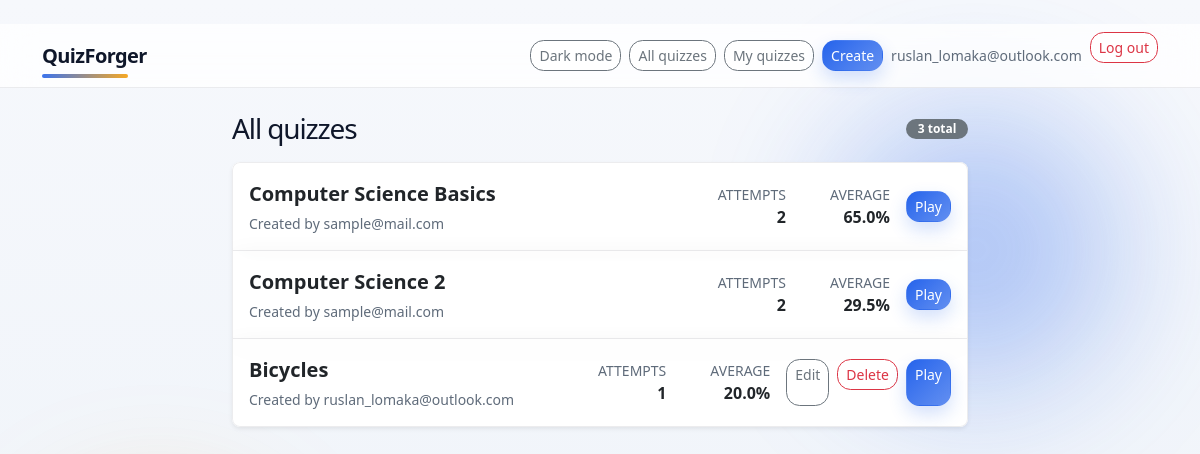
Page /quizzes (signed in) on the committed database.
### quizforger/models.py (models this page shows, shortened)
class Quiz(models.Model):
    id = models.CharField(primary_key=True, max_length=32)
    title = models.CharField(max_length=255)
    content = models.JSONField(default=dict)
    owner = models.ForeignKey(
        settings.AUTH_USER_MODEL,
        null=True,
        blank=True,
        on_delete=models.SET_NULL,
        related_name="owned_quizzes",
    )
    created_at = models.DateTimeField()
    updated_at = models.DateTimeField()
    class Meta:
        ordering = ["-created_at", "id"]

### quizforger/views.py (the view)
# urls.py: path("quizzes", views.quizzes_list, name="quizzes_list"),
def quizzes_list(request):
    quizzes = _quiz_cards_for_request(request, _quiz_list_queryset())
    return render(
        request,
        "quizforger/list.html",
        {
            "quizzes": quizzes,
            "page_title": "All quizzes",
            "active_list": "all",
        },
    )

### quizforger/views.py (called while the page is built)
def _quiz_list_queryset():
    return Quiz.objects.select_related("owner").annotate(
        attempt_count=Count("attempts"),
        average_percent=Avg(
            ExpressionWrapper(F("attempts__score") * 100.0 / F("attempts__total"), output_field=FloatField())
        ),
    )

def _can_edit_quiz(request, quiz: Quiz) -> bool:
    return request.user.is_authenticated and (
        request.user.is_staff or quiz.owner_id == request.user.id
    )

def _quiz_cards_for_request(request, queryset):
    quizzes = list(queryset)
    for quiz in quizzes:
        quiz.can_edit = _can_edit_quiz(request, quiz)
    return quizzes

### quizforger/templates/quizforger/list.html (shortened to what this page needs)
﻿{% extends "quizforger/base.html" %}
{% block content %}
<div class="row justify-content-center">
  <div class="col-lg-9 col-xl-8">
    <div class="d-flex justify-content-between align-items-center mb-3">
      <h1 class="h3 mb-0">{{ page_title }}</h1>
      <span class="badge text-bg-secondary">{{ quizzes|length }} total</span>
    </div>
    {% if quizzes %}
      <div class="list-group shadow-sm rounded-3 overflow-hidden">
        {% for quiz in quizzes %}
          <div class="list-group-item py-3 px-3">
            <div class="d-flex flex-wrap justify-content-between align-items-center gap-3">
              <div class="flex-grow-1">
                <div class="fw-semibold fs-5">{{ quiz.title }}</div>
                <div class="text-muted small mt-1">
                  Created by
                  {% if quiz.owner %}
                    {{ quiz.owner.username }}
                  {% else %}
                    guest
                  {% endif %}
                </div>
              </div>
              <div class="d-flex flex-wrap align-items-center gap-3">
                <div class="text-end">
                  <div class="text-muted small text-uppercase">Attempts</div>
                  <div class="fw-semibold">{{ quiz.attempt_count|default:0 }}</div>
                </div>
                <div class="text-end quiz-stat-min">
                  <div class="text-muted small text-uppercase">Average</div>
                  <div class="fw-semibold">
                    {% if quiz.average_percent is not None %}
                      {{ quiz.average_percent|floatformat:1 }}%
                    {% else %}
                      -
                    {% endif %}
                  </div>
                </div>
                <div class="d-flex gap-2">
                  {% if quiz.can_edit %}
                    <a class="btn btn-outline-secondary btn-sm" href="{% url 'quiz_edit' quiz.id %}">Edit</a>
                    <form method="post" action="{% url 'quiz_delete' quiz.id %}" class="d-inline" onsubmit="return confirm('Delete this quiz? This cannot be undone.');">
                      <button class="btn btn-outline-danger btn-sm" type="submit">Delete</button>
                    </form>
                  {% endif %}
                  <a class="btn btn-primary btn-sm" href="{% url 'quiz_page' quiz.id %}">Play</a>
                </div>
              </div>
            </div>
          </div>
        {% endfor %}
      </div>
    {% else %}
      <div class="alert alert-warning mb-0">
        No quizzes found here yet.
      </div>
    {% endif %}
  </div>
</div>
{% endblock %}

### quizforger/templates/quizforger/base.html (shortened to what this page needs)
<!doctype html>
<html lang="en" data-bs-theme="light">
<head>
    {% load static %}
    <link
            href="https://cdn.jsdelivr.net/npm/bootstrap@5.3.3/dist/css/bootstrap.min.css"
            rel="stylesheet"
    />
    <link href="{% static 'quizforger/app.css' %}?v=20260424-1" rel="stylesheet"/>
</head>
<body>
<nav class="navbar navbar-expand-lg app-navbar">
    <div class="container">
        <a class="navbar-brand fw-semibold" href="{% url 'quizzes_list' %}">QuizForger</a>
        <div class="ms-auto d-flex gap-2">
            <button class="btn btn-outline-secondary btn-sm" type="button" id="themeToggleBtn">Dark mode</button>
            <a class="btn btn-outline-secondary btn-sm" href="{% url 'quizzes_list' %}">All quizzes</a>
            {% if request.user.is_authenticated %}
                <a class="btn btn-outline-secondary btn-sm" href="{% url 'my_quizzes' %}">My quizzes</a>
            {% endif %}
            <a class="btn btn-primary btn-sm" href="{% url 'quiz_new' %}">Create</a>
            {% if request.user.is_authenticated %}
                <span class="navbar-text small text-muted align-self-center">{{ request.user.email }}</span>
                <form method="post" action="{% url 'logout' %}" class="d-inline">
                    <button class="btn btn-outline-danger btn-sm" type="submit">Log out</button>
                </form>
            {% else %}
                <a class="btn btn-outline-secondary btn-sm" href="{% url 'login' %}">Log in</a>
                <a class="btn btn-outline-dark btn-sm" href="{% url 'signup' %}">Sign up</a>
            {% endif %}
        </div>
    </div>
</nav>
<main class="container my-4">
    {% block content %}{% endblock %}
</main>
</body>
</html>

### quizforger/static/quizforger/app.css (style rules this page uses)
:root { --app-bg: linear-gradient(180deg, #f6f8fc 0%, #eef3f9 100%); --app-surface: rgba(255, 255, 255, 0.9); --app-surface-border: rgba(15, 23, 42, 0.08); --app-navbar: rgba(255, 255, 255, 0.78); --app-shadow: 0 10px 28px rgba(15, 23, 42, 0.08); --app-muted: #5f6b7a; --app-accent: #2563eb; --app-accent-soft: rgba(37, 99, 235, 0.12); --app-accent-warm: #f59e0b; --app-title: #0f172a; }
body { background: var(--app-bg); min-height: 100vh; position: relative; }
body::before, body::after { content: ""; position: fixed; inset: auto; border-radius: 999px; pointer-events: none; z-index: 0; filter: blur(70px); opacity: 0.55; }
body::before { width: 280px; height: 280px; top: 110px; right: 7vw; background: color-mix(in srgb, var(--app-accent) 60%, transparent); }
body::after { width: 220px; height: 220px; left: 4vw; bottom: 8vh; background: color-mix(in srgb, var(--app-accent-warm) 50%, transparent); }
.app-navbar { background: var(--app-navbar); backdrop-filter: blur(16px); border-bottom: 1px solid var(--app-surface-border); }
.app-navbar .container { align-items: center; }
.navbar-brand { position: relative; display: inline-flex; align-items: center; letter-spacing: -0.03em; color: var(--app-title) !important; padding-bottom: 0.28rem; margin-bottom: 0; }
.navbar-brand::after { content: ""; position: absolute; left: 0; right: 18%; bottom: -0.18rem; height: 0.28rem; border-radius: 999px; background: linear-gradient(90deg, var(--app-accent), var(--app-accent-warm)); opacity: 0.9; }
.app-navbar .ms-auto { align-items: center; }
.app-card, .card, .list-group-item { border-color: var(--app-surface-border) !important; }
.card, .list-group, .list-group-item { background: var(--app-surface); box-shadow: var(--app-shadow); }
.list-group-item + .list-group-item { border-top-color: var(--app-surface-border); }
h1, h2, h3, .h1, .h2, .h3 { color: var(--app-title); letter-spacing: -0.04em; }
.text-muted, .small.text-muted, .form-text { color: var(--app-muted) !important; }
.btn { border-radius: 0.85rem; }
.btn-primary { background: linear-gradient(135deg, var(--app-accent), color-mix(in srgb, var(--app-accent) 72%, white)); border-color: transparent; box-shadow: 0 8px 18px color-mix(in srgb, var(--app-accent) 20%, transparent); }
.btn-outline-secondary, .btn-outline-dark, .btn-outline-danger { background: color-mix(in srgb, var(--app-surface) 92%, transparent); }
.badge { border-radius: 999px; padding-inline: 0.72rem; }
main.container { position: relative; z-index: 1; }
.quiz-stat-min { min-width: 88px; }

### rows in the picture
Quiz: title "Computer Science Basics", owner.username "sample@mail.com", attempt_count "2", average_percent "65.0"
Quiz: title "Computer Science 2", owner.username "sample@mail.com", attempt_count "2", average_percent "29.5"
Quiz: title "Bicycles", owner.username "ruslan_lomaka@outlook.com", attempt_count "1", average_percent "20.0", shows "Edit"

### other values in the picture
{{ request.user.email }} "ruslan_lomaka@outlook.com"
{{ page_title }} "All quizzes"
{{ quizzes|length }} "3"
